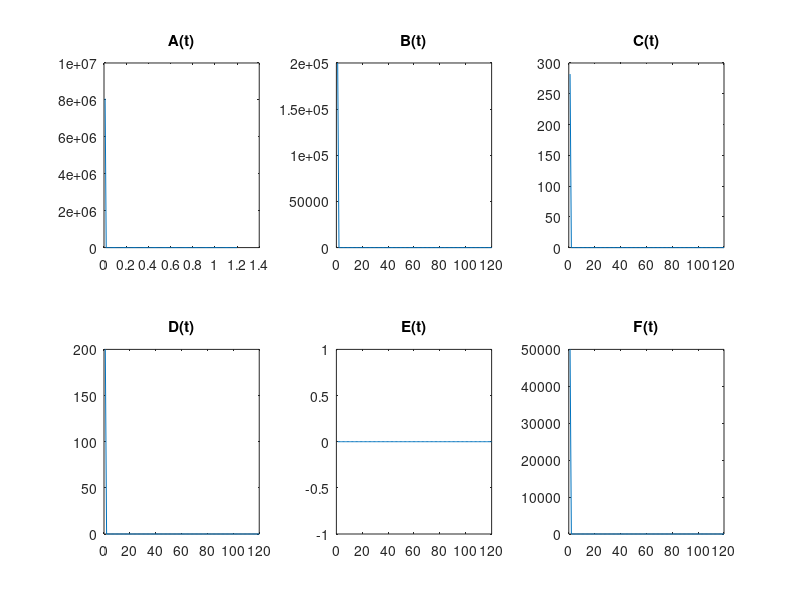

Here is the MATLAB script that generated this plot:
clear;

%% Inital conditions
size_k = 120;
h = 0.01;

A = zeros(size_k,1);
B = zeros(size_k,1);
C = zeros(size_k,1);
D = zeros(size_k,1);
E = zeros(size_k,1);
F = zeros(size_k,1);

mu1 = 107644.22451;
mu2 = 0.01;
a1 = 1/76.79;
b1 = 0.05;
b2 = 0.000001231;
sigma = 0.02;
d = 0.1243;
f1 = 0.00047876;
f2 = 0.001;
e1 = 0.005;
e2 = 0.000398;
g1 = 0.09871;
g2 = 0.854302;
A(1) = 8065518;
B(1) = 200000;
C(1) = 282;
D(1) = 200;
E(1) = 0;
F(1) = 50000;
% p1 = 0.01;
% p2 = 0.01;
% p3 = 0.01;
% p4 = 0.01;
% p5 = 0.01;
% p6 = 0.01;


p1 = 0.66;
p2 = 0.66;
p3 = 0.66;
p4 = 0.66;
p5 = 0.66;
p6 = 0.66;

L = 1e5;

N = A(1) + B(1) + C(1) + D(1) + E(1);

j1 = 1;


%% 
% for k = 2:size_k
%     
% %     N = A(k) + B(k) + C(k) + D(k) + E(k);
%     
%     sum_A = 0;
%     for j = v(L,k,h):k
%         sum_A = sum_A + c(p1,j)*A(k-j+1);        
%     end
%     sum1_A = 0;
%     for j1 = v(L,k,h)-1:k-1
%         sum1_A = sum1_A + (mu1 - a1*A(k-j1) - (b1*A(k-j1)*(C(k-j1) + sigma*D(k-j1)))/N )*(h^p1);
%     end
% %     A(k) = sum1_A - summation(A,p1,v(k,L,h),k);
%     A(k) = sum1_A - sum_A;
%         
% %     A(k) = (mu1 - a1*A(k-j1) - (b1*A(k-j1)*(C(k-j1) + sigma*D(k-j1)))/N )*(h^p1) - summation(A,p1,v(k,L,h),k);
% %     A(k) = (mu1 - a1*A(k-j1) - (b1*A(k-j1)*(C(k-j1) + sigma*D(k-j1)))/N )*(h^p1) - sum_A;
%     
%     sum_B = 0;
%     for j = v(L,k,h):k
%         sum_B = sum_B + c(p2,j)* B(k-j+1);        
%     end
%     sum1_B = 0;
%     for j1 = v(L,k,h)-1:k-1
%     sum1_B =  sum1_B + ((b1*A(k)*(C(k-j1) + sigma*D(k-j1)))/N + ...
%         b2 * A(k) * F(k-j1) - (1 - d)* f1 * B(k - j1) - ...
%         d * e1 * B(k-j1) - a1 * B(k-j1))* (h^(p2));
%     end
% %     B(k) = sum1_B - summation(B,p2,v(k,L,h),k);
%     B(k) = sum1_B - sum_B;
% %     B(k) = ((b1*A(k)*(C(k-j1) + sigma*D(k-j1)))/N + ...
% %         b2 * A(k) * F(k-j1) - (1 - d)* f1 * B(k - j1) - ...
% %         d * e1 * B(k-j1) - a1 * B(k-j1))* (h^(p2)) - summation(B,p2,v(k,L,h),k);
% %     B(k) = ((b1*A(k)*(C(k-j1) + sigma*D(k-j1)))/N + ...
% %         b2 * A(k) * F(k-j1) - (1 - d)* f1 * B(k - j1) - ...
% %         d * e1 * B(k-j1) - a1 * B(k-j1))* (h^(p2)) - sum_B;
%     
%     sum_C = 0;
%     for j = v(L,k,h):k
%         sum_C = sum_C + c(p3,j)*C(k-j+1);        
%     end
%     sum1_C = 0;
%     for j1 = v(L,k,h)-1:k-1
%     sum1_C =  sum1_C + ((1-d)*f1*B(k) - (g1 + a1)*C(k-j1))*(h^p3);
%     end
% %     C(k) = sum1_C - summation(C,p3,v(k,L,h),k);
%     C(k) = sum1_C - sum_C;
% 
% %     C(k) = ((1-d)*f1*B(k) - (g1 + a1)*C(k-j1))*(h^p3) - summation(C,p3,v(k,L,h),k);
% %     C(k) = ((1-d)*f1*B(k) - (g1 + a1)*C(k-j1))*(h^p3) - sum_C;
% 
%     sum_D = 0;
%     for j = v(L,k,h):k
%         sum_D = sum_D + c(p4,j)*D(k-j+1);        
%     end
%     sum1_D = 0;
%     for j1 = v(L,k,h)-1:k-1
%     sum1_D =  sum1_D + (d*e1*B(k) - (g2 + a1)*D(k-j1))*(h^p4);
%     end
% %     D(k) = sum1_D - summation(D,p4,v(k,L,h),k);
%     D(k) = sum1_D - sum_D;
% %     D(k) = (d*e1*B(k) - (g2 + a1)*D(k-j1))*(h^p4) - summation(D,p4,v(k,L,h),k); 
% %     D(k) = (d*e1*B(k) - (g2 + a1)*D(k-j1))*(h^p4) - sum_D;
%     
%     
%     sum_E = 0;
%     for j = v(L,k,h):k
%         sum_E = sum_E + c(p5,j)*E(k-j+1);        
%     end
%     sum1_E = 0;
%     for j1 = v(L,k,h)-1:k-1
%     sum1_E =  sum1_E + (g1*C(k) + g2*D(k) - a1*E(k-j1))*(h^p5);
%     end
% %     E(k) = sum1_E - summation(E,p5,v(k,L,h),k);
%     E(k) = sum1_E - sum_E;
% %     E(k) = (g1*C(k) + g2*D(k) - a1*E(k-j1))*(h^p5) - summation(E,p5,v(k,L,h),k);
% %     E(k) = (g1*C(k) + g2*D(k) - a1*E(k-j1))*(h^p5) - sum_E;
%     
% 
%     sum_F = 0;
%     for j = v(L,k,h):k
%         sum_F = sum_F + c(p6,j)*F(k-j+1);        
%     end
%     sum1_F = 0;
%     for j1 = v(L,k,h)-1:k-1
%     sum1_F =  sum1_F + (e2*C(k) + f2*D(k) - mu2*F(k-j1))*(h^p6);
%     end
% %     F(k) = sum1_F  - summation(F,p6,v(k,L,h),k);
%     F(k) = sum1_F - sum_F;
% 
% %     F(k) = (e2*C(k) + f2*D(k) - mu2*F(k-j1))*(h^p6) - summation(F,p6,v(k,L,h),k);
% %     F(k) = (e2*C(k) + f2*D(k) - mu2*F(k-j1))*(h^p6) - sum_F;
% % N = A(k) + B(k) + C(k) + D(k) + E(k);
% end

%%
% for tk = 2:(size_k/h)
%     k = tk*h
%     
%     
%     sum_A = 0;
%     for j = v(L,tk,h):tk
%         j;
%         sum_A = sum_A + c(p1,j)*A(tk-j+1);        
%     end
% %     sum1_A = 0;
% %     for j1 = v(L,k,h)-1:k-1
% %         sum1_A = sum1_A + (mu1 - a1*A(k-j1) - (b1*A(k-j1)*(C(k-j1) + sigma*D(k-j1)))/N )*(h^p1);
% %     end
% %     A(k) = sum1_A - summation(A,p1,v(k,L,h),k);
% %     A(k) = sum1_A - sum_A;
%         
% %     A(k) = (mu1 - a1*A(k-j1) - (b1*A(k-j1)*(C(k-j1) + sigma*D(k-j1)))/N )*(h^p1) - summation(A,p1,v(k,L,h),k);
%     A(tk) = (mu1 - a1*A(tk-j1) - (b1*A(tk-j1)*(C(tk-j1) + sigma*D(tk-j1)))/N )*(h^p1) - sum_A;
%     
%     sum_B = 0;
%     for j = v(L,tk,h):tk
%         sum_B = sum_B + c(p2,j)* B(tk-j+1);        
%     end
% %     sum1_B = 0;
% %     for j1 = v(L,k,h)-1:k-1
% %     sum1_B =  sum1_B + ((b1*A(k)*(C(k-j1) + sigma*D(k-j1)))/N + ...
% %         b2 * A(k) * F(k-j1) - (1 - d)* f1 * B(k - j1) - ...
% %         d * e1 * B(k-j1) - a1 * B(k-j1))* (h^(p2));
% %     end
% %     B(k) = sum1_B - summation(B,p2,v(k,L,h),k);
% %     B(k) = sum1_B - sum_B;
% %     B(k) = ((b1*A(k)*(C(k-j1) + sigma*D(k-j1)))/N + ...
% %         b2 * A(k) * F(k-j1) - (1 - d)* f1 * B(k - j1) - ...
% %         d * e1 * B(k-j1) - a1 * B(k-j1))* (h^(p2)) - summation(B,p2,v(k,L,h),k);
%     B(tk) = ((b1*A(tk)*(C(tk-j1) + sigma*D(tk-j1)))/N + ...
%         b2 * A(tk) * F(tk-j1) - (1 - d)* f1 * B(tk - j1) - ...
%         d * e1 * B(tk-j1) - a1 * B(tk-j1))* (h^(p2)) - sum_B;
%     
%     sum_C = 0;
%     for j = v(L,tk,h):tk
%         sum_C = sum_C + c(p3,j)*C(tk-j+1);        
%     end
% %     sum1_C = 0;
% %     for j1 = v(L,k,h)-1:k-1
% %     sum1_C =  sum1_C + ((1-d)*f1*B(k) - (g1 + a1)*C(k-j1))*(h^p3);
% %     end
% %     C(k) = sum1_C - summation(C,p3,v(k,L,h),k);
% %     C(k) = sum1_C - sum_C;
% 
% %     C(k) = ((1-d)*f1*B(k) - (g1 + a1)*C(k-j1))*(h^p3) - summation(C,p3,v(k,L,h),k);
%     C(tk) = ((1-d)*f1*B(tk) - (g1 + a1)*C(tk-j1))*(h^p3) - sum_C;
% 
%     sum_D = 0;
%     for j = v(L,tk,h):tk
%         sum_D = sum_D + c(p4,j)*D(tk-j+1);        
%     end
% %     sum1_D = 0;
% %     for j1 = v(L,k,h)-1:k-1
% %     sum1_D =  sum1_D + (d*e1*B(k) - (g2 + a1)*D(k-j1))*(h^p4);
% %     end
% %     D(k) = sum1_D - summation(D,p4,v(k,L,h),k);
% %     D(k) = sum1_D - sum_D;
% %     D(k) = (d*e1*B(k) - (g2 + a1)*D(k-j1))*(h^p4) - summation(D,p4,v(k,L,h),k); 
%     D(tk) = (d*e1*B(tk) - (g2 + a1)*D(tk-j1))*(h^p4) - sum_D;
%     
%     
%     sum_E = 0;
%     for j = v(L,tk,h):tk
%         sum_E = sum_E + c(p5,j)*E(tk-j+1);        
%     end
% %     sum1_E = 0;
% %     for j1 = v(L,k,h)-1:k-1
% %     sum1_E =  sum1_E + (g1*C(k) + g2*D(k) - a1*E(k-j1))*(h^p5);
% %     end
% %     E(k) = sum1_E - summation(E,p5,v(k,L,h),k);
% %     E(k) = sum1_E - sum_E;
% %     E(k) = (g1*C(k) + g2*D(k) - a1*E(k-j1))*(h^p5) - summation(E,p5,v(k,L,h),k);
%     E(tk) = (g1*C(tk) + g2*D(tk) - a1*E(tk-j1))*(h^p5) - sum_E;
%     
% 
%     sum_F = 0;
%     for j = v(L,tk,h):tk
%         sum_F = sum_F + c(p6,j)*F(tk-j+1);        
%     end
% %     sum1_F = 0;
% %     for j1 = v(L,k,h)-1:k-1
% %     sum1_F =  sum1_F + (e2*C(k) + f2*D(k) - mu2*F(k-j1))*(h^p6);
% %     end
% %     F(k) = sum1_F  - summation(F,p6,v(k,L,h),k);
% %     F(k) = sum1_F - sum_F;
% 
% %     F(k) = (e2*C(k) + f2*D(k) - mu2*F(k-j1))*(h^p6) - summation(F,p6,v(k,L,h),k);
%     F(tk) = (e2*C(tk) + f2*D(tk) - mu2*F(tk-j1))*(h^p6) - sum_F;
% % N = A(k) + B(k) + C(k) + D(k) + E(k);
% 
%     N = A(tk) + B(tk) + C(tk) + D(tk) + E(tk);
% end




%% 
k1 = 1:size_k;
subplot(231);
plot(k1*h, A(k1));
% axis([0 120 0 9e6]);
title("A(t)");
subplot(232);
plot(k1, B(k1));
% axis([0 120 0 6e6]);
title("B(t)")
subplot(233);
plot(k1, C(k1));
title("C(t)")
% axis([0 120 0 2.5e4]);
subplot(234);
plot(k1, D(k1));
title("D(t)")
% axis([0 120 0 4500]);
subplot(235);
plot(k1, E(k1));
title("E(t)")
% axis([0 120 0 3.5e5]);
subplot(236);
plot(k1, F(k1));
title("F(t)")
% axis([0 120 0 5e4]);


function sum = summation(func,p,v,k)

    sum = 0;
    for j = v:k
        sum = sum + c(p,j)*func(k-j+1);        
    end
    
    
end

function output = c(p, j)
    output = 1;
    for i = 1:j
        output = (1 - ((1+p)/i))* output;
    end
end


function output = v(L,k,h)

    if (k <= (L/h))
        output = 1;
    else
        output = k - (L/h);
    end
end

